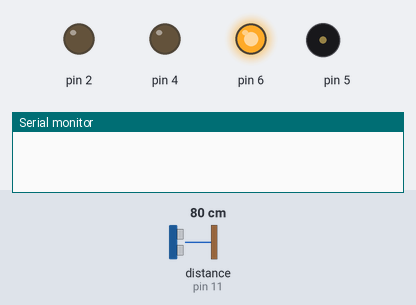
The sketch below on a simulated Arduino Uno, built with avr-gcc and run on an emulated ATmega328P. Shown: output pins drawn as LEDs (lit = HIGH), buzzer (waves = sounding), the last lines printed to the serial monitor. Wiring (inferred from the names in the program): ultrasonic range finder: trigger pin 12; echo pin 11. The inputs (shaded band) are chosen by the test bench; at power-on: distance to the obstacle (sensor on pin 11) 80 cm. The echo pulse lasts 58.3 µs per cm; pins used as bus, display or sensor lines are not drawn.

Above: at 1.2 s.
1.3 s: distance to the obstacle (sensor on pin 11) set to 2 cm
At 1.6 s:
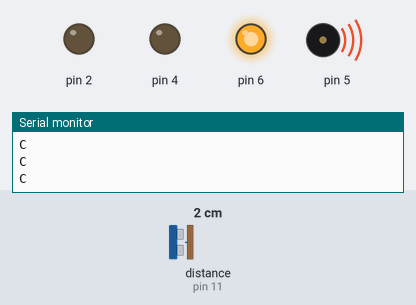
2.8 s: distance to the obstacle (sensor on pin 11) set to 35 cm
At 3.9 s:
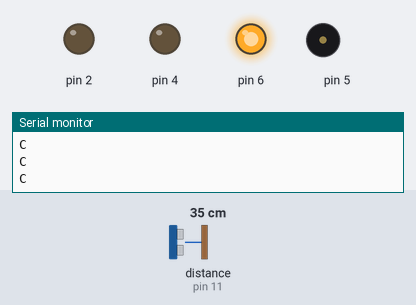
Timing chart, 0 to 5.8 s (numbered marks = the images above; inputs shaded):
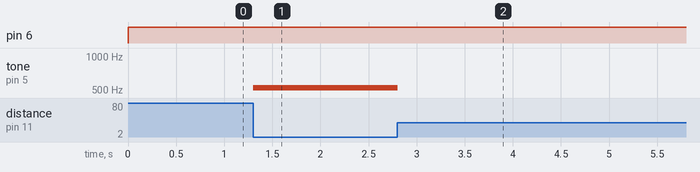

The sketch:

KanadeeeeeruKun.ino
```cpp
#define echoPin 11
#define trigPin 12

double Duration = 0;
double Distance = 0;

void setup() {
	Serial.begin(9600);
	pinMode(6, OUTPUT);
	pinMode(5, INPUT);
	pinMode(4, OUTPUT);
	pinMode(2, OUTPUT);
	pinMode(echoPin, INPUT);
	pinMode(trigPin, OUTPUT);
}

static int prev_x;
static int x;

void loop() {
	digitalWrite(6, HIGH);
	digitalWrite(trigPin, LOW);
	delayMicroseconds(2);
	digitalWrite(trigPin, HIGH);
	delayMicroseconds(10);
	digitalWrite(trigPin, LOW);
	Duration = pulseIn(echoPin, HIGH);
	if (Duration > 0) {
		Duration = Duration/2;
		Distance = Duration*340*100/1000000;
		// Serial.print("Distance:");
		// Serial.print(Distance);
		// Serial.println(" cm");
	}

	double cm = Distance;
	switch ((int)floor(cm / 3.7)) {
		case 0:
			x = 3;
			Serial.println("C");
			break;
		case 1:
			x = 5;
			Serial.println("D");
			break;
		case 2:
			x = 7;
			Serial.println("E");
			break;
		case 3:
			x = 8;
			Serial.println("F");
			break;
		case 4:
			x = 10;
			Serial.println("G");
			break;
		case 5:
			x = 12;
			Serial.println("A");
			break;
		case 6:
			x = 14;
			Serial.println("B");
			break;
		case 7:
			x = 15;
			Serial.println("C");
			break;
		default:
			x = -1;
			noTone(5);
	}
	if (x > 0 && x != prev_x) {
		double note = 440 * pow(2, x / 12.);
		tone(5, round(note));
	}
	prev_x = x;
	return;
}
```

Measured:
- after the input at 1.3 s, tone on pin 5: silent → 523 Hz at once
- after the input at 2.8 s, tone on pin 5: 523 Hz → silent at once
